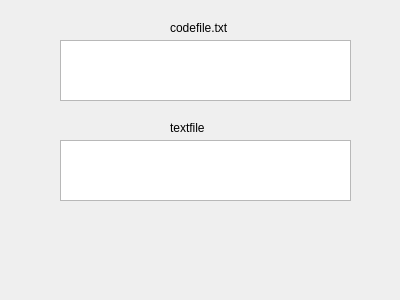
<?xml version="1.0" encoding="UTF-8"?>
<ui version="4.0">
 <class>DialogD</class>
 <widget class="QDialog" name="DialogD">
  <property name="geometry">
   <rect>
    <x>0</x>
    <y>0</y>
    <width>400</width>
    <height>300</height>
   </rect>
  </property>
  <property name="windowTitle">
   <string>Dialog</string>
  </property>
  <widget class="QTextBrowser" name="codefile">
   <property name="geometry">
    <rect>
     <x>60</x>
     <y>40</y>
     <width>291</width>
     <height>61</height>
    </rect>
   </property>
  </widget>
  <widget class="QTextBrowser" name="textfile">
   <property name="geometry">
    <rect>
     <x>60</x>
     <y>140</y>
     <width>291</width>
     <height>61</height>
    </rect>
   </property>
  </widget>
  <widget class="QLabel" name="label">
   <property name="geometry">
    <rect>
     <x>170</x>
     <y>20</y>
     <width>161</width>
     <height>16</height>
    </rect>
   </property>
   <property name="text">
    <string>codefile.txt</string>
   </property>
  </widget>
  <widget class="QLabel" name="label_2">
   <property name="geometry">
    <rect>
     <x>170</x>
     <y>120</y>
     <width>161</width>
     <height>16</height>
    </rect>
   </property>
   <property name="text">
    <string>textfile</string>
   </property>
  </widget>
 </widget>
 <resources/>
 <connections/>
</ui>
